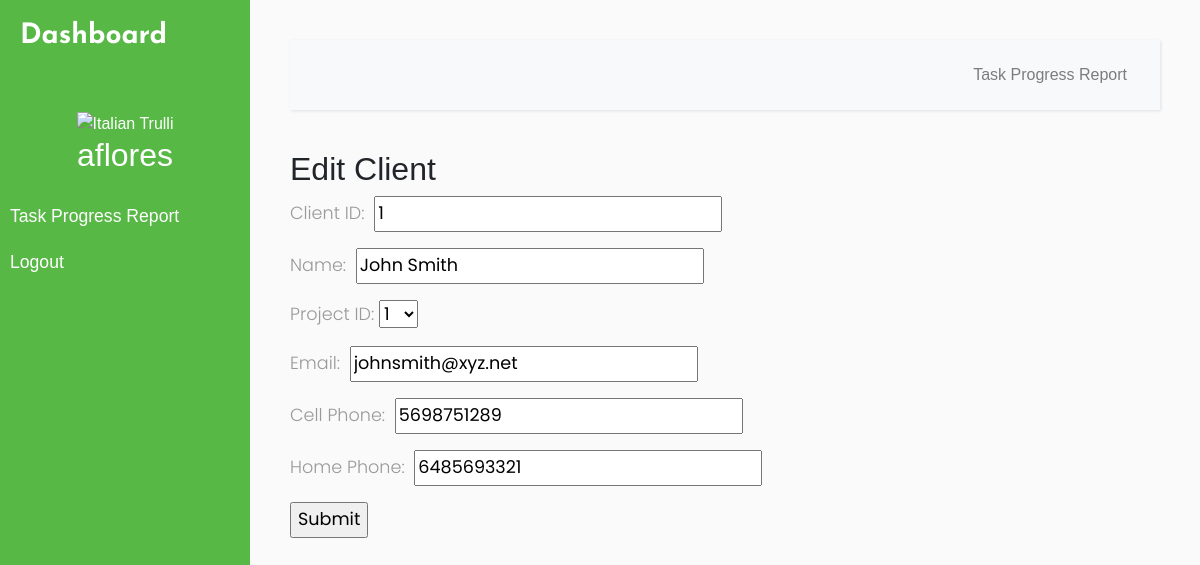
The page /editClient.php?id=1 (signed in) on the database its author committed.
### tables this page shows
CREATE TABLE USER_LOGIN(
	Username varchar(15) PRIMARY KEY NOT NULL,
    ClientID int(6),
    EmployeeID int(6),
    PasswordHash BINARY(20) NOT NULL,
    Salt BINARY(20) NOT NULL,
    FOREIGN KEY (ClientID) REFERENCES client(ClientID),
    FOREIGN KEY (EmployeeID) REFERENCES employee(EmployeeID)
);

CREATE TABLE MENU(
	MenuID int(6) PRIMARY KEY AUTO_INCREMENT,
    MenuName varchar(30) NOT NULL,
    url varchar(50)
);

CREATE TABLE CLIENT (
	ClientID int(6) PRIMARY KEY NOT NULL AUTO_INCREMENT,
    ProjectID int(6),
    ClientName varchar(20),
    Email varchar(50),
    Phone1 bigint(10),
    Phone2 bigint(10),
    FOREIGN KEY (ProjectID) REFERENCES project(ProjectID)
);

### Module/Login/session.php (called while the page is built, shortened)
<?php
$user_check=$_SESSION['login_user'];
$ses_sql=mysqli_query($conn,"SELECT Username, EmployeeName FROM `USER_LOGIN` a INNER JOIN `EMPLOYEE` b ON a.EmployeeID = b.EmployeeID AND Username = '".$user_check."'");
$row = mysqli_fetch_assoc($ses_sql);
$login_session = $row['Username'];
if(!isset($login_session)){
    $ses_sql=mysqli_query($conn,"SELECT Username, ClientName FROM `USER_LOGIN` a INNER JOIN `CLIENT` b ON a.ClientID = b.ClientID AND Username = '".$user_check."'");
    $row = mysqli_fetch_assoc($ses_sql);
    $login_session = $row['Username'];
}
?>

### editClient.php (the view, shortened to what this page needs)
<?php require_once('Connections/remotesql.php'); ?>
<?php
if (!function_exists("GetSQLValueString")) {
function GetSQLValueString($theValue, $theType, $theDefinedValue = "", $theNotDefinedValue = "")
{
  $theValue = function_exists("mysql_real_escape_string") ? mysql_real_escape_string($theValue) : mysql_escape_string($theValue);
  switch ($theType) {
    case "long":
    case "int":
      $theValue = ($theValue != "") ? intval($theValue) : "NULL";
      break;
  }
  return $theValue;
}
}
$editFormAction = $_SERVER['PHP_SELF'];
if (isset($_SERVER['QUERY_STRING'])) {
  $editFormAction .= "?" . htmlentities($_SERVER['QUERY_STRING']);
}
$colname_Recordset_edit = "-1";
if (isset($_GET['id'])) {
  $colname_Recordset_edit = $_GET['id'];
}
$query_Recordset_edit = sprintf("SELECT * FROM CLIENT WHERE ClientID = %s", GetSQLValueString($colname_Recordset_edit, "int"));
$Recordset_edit = mysql_query($query_Recordset_edit, $remotesql) or die(mysql_error());
$row_Recordset_edit = mysql_fetch_assoc($Recordset_edit);
$query_Recordset1 = "SELECT ProjectID FROM PROJECT";
$Recordset1 = mysql_query($query_Recordset1, $remotesql) or die(mysql_error());
$row_Recordset1 = mysql_fetch_assoc($Recordset1);
?>
<?php include 'Source/connect.php';?>
<?php include('Module/Login/session.php'); ?>
<!DOCTYPE html>
<html>
<head>
    <link rel="stylesheet" href="https://stackpath.bootstrapcdn.com/bootstrap/4.1.0/css/bootstrap.min.css">
    <link rel="stylesheet" href="style2.css">
    <link rel="stylesheet" href="https://cdnjs.cloudflare.com/ajax/libs/malihu-custom-scrollbar-plugin/3.1.5/jquery.mCustomScrollbar.min.css">
</head>
<body>
    <div class="wrapper">
        <nav id="sidebar">
            <div class="sidebar-header">
                <h3 >Dashboard</h3>
            </div>
            <ul class="list-unstyled components">
                <div class="nav-image">
                <img src="https://avatar-management--avatars.us-west-2.prod.public.atl-paas.net/default-avatar.png" alt="Italian Trulli">
                <h2><? echo $login_session?></h2>
                </div>
                <? $sql_menu = "SELECT MENU.MenuName, MENU.url FROM MENU, ASSIGNED_MENU WHERE MENU.MenuID = ASSIGNED_MENU.MenuID AND ASSIGNED_MENU.Username = '$login_session'";
                $result_menu = $conn->query($sql_menu);
                while($row_menu = $result_menu->fetch_array()){
                ?>
                <li>
                <a href="<? echo $row_menu[1]; ?>"><div onclick="pageClick(this)"> <? echo $row_menu[0]; ?> </div></a>
                </li>
                <?
                }
                ?>
                <li>
                    <a href="#" id="menu-logout">Logout</a>
                </li>
            </ul>
        </nav>
        <div id="content">
            <nav class="navbar navbar-expand-lg navbar-light bg-light">
                <div class="container-fluid">
                    <div class="collapse navbar-collapse" id="navbarSupportedContent">
                        <ul class="nav navbar-nav ml-auto">
                            <? $sql_menu = "SELECT MENU.MenuName, MENU.url FROM MENU, ASSIGNED_MENU WHERE MENU.MenuID = ASSIGNED_MENU.MenuID AND ASSIGNED_MENU.Username = '$login_session'";
                                $result_menu = $conn->query($sql_menu);
                                while($row_menu = $result_menu->fetch_array()){
?>
                <li class="nav-item">
                <a class="nav-link" href="<? echo $row_menu[1]; ?>" ><div onclick="pageClick(this)"> <? echo $row_menu[0]; ?> </div></a>
                </li>
                  <?
                    }
                    ?>
                        </ul>
                    </div>
                </div>
            </nav>
            <div class="content">
        <h2>Edit Client</h2>
		  <form action="<?php echo $editFormAction; ?>" name="form1" method="POST">
		    <p>Client ID:
		      <input name="textfield" type="text" id="textfield" value="<?php echo $row_Recordset_edit['ClientID']; ?>" readonly>
		    </p>
		    <p>Name:
		      <input name="name" type="text" id="name" value="<?php echo $row_Recordset_edit['ClientName']; ?>">
		    </p>
        <p>Project ID:
          <select name="select" id="select">
            <?php
do {
?>
            <option value="<?php echo $row_Recordset1['ProjectID']?>"><?php echo $row_Recordset1['ProjectID']?></option>
            <?php
} while ($row_Recordset1 = mysql_fetch_assoc($Recordset1));
?>
          </select>
        </p>
            <p>Email:
              <input name="email" type="text" id="email" value="<?php echo $row_Recordset_edit['Email']; ?>">
            </p>
            <p>Cell Phone:
              <input name="cell" type="text" id="cell" value="<?php echo $row_Recordset_edit['Phone1']; ?>">
            </p>
            <p>Home Phone:
              <input name="phone" type="text" id="phone" value="<?php echo $row_Recordset_edit['Phone2']; ?>">
            </p>
            <p>
              <input type="submit" name="button" id="button" value="Submit">
            </p>
		  </form>
		  <p>&nbsp;</p>
		</div>
        </div>
    </div>
</body>
</html>

### style2.css (style rules this page uses)
body { font-family: 'Ubuntu-Bold', sans-serif; background: #fafafa; }
p { font-family: 'Poppins', sans-serif; font-size: 1.1em; font-weight: 300; line-height: 1.7em; color: #999; }
a, a:hover, a:focus { color: inherit; text-decoration: none; transition: all 0.3s; }
.navbar { padding: 15px 10px; background: #fff; border: none; border-radius: 0; margin-bottom: 40px; box-shadow: 1px 1px 3px rgba(0, 0, 0, 0.1); }
.wrapper { display: flex; width: 100%; }
#sidebar { width: 250px; position: fixed; top: 0; left: 0; height: 100vh; z-index: 999; background: #57b846; color: #fff; transition: all 0.3s; }
#sidebar .sidebar-header { padding: 20px; font-family: 'JosefinSans-Bold',sans-serif; background: #57b846; }
#sidebar .nav-image { text-align: center; padding: 10px 20px; }
#sidebar ul.components { padding: 20px 0; border-bottom: 1px solid #57b846; }
#sidebar ul li a { padding: 10px; font-size: 1.1em; display: block; }
#content { width: calc(100% - 250px); padding: 40px; min-height: 100vh; transition: all 0.3s; position: absolute; top: 0; right: 0; }

### editClient.php (style rules this page uses)
img { max-height: 66%; max-width: 66%; margin-left: auto; margin-right: auto; }

### rows shown on the page
user_login: Username "aflores"
menu: MenuName "Task Progress Report"
client: textfield "1", name "John Smith", email "johnsmith@xyz.net", cell "5698751289", phone "6485693321"

### other values the page prints
form field select "1"
